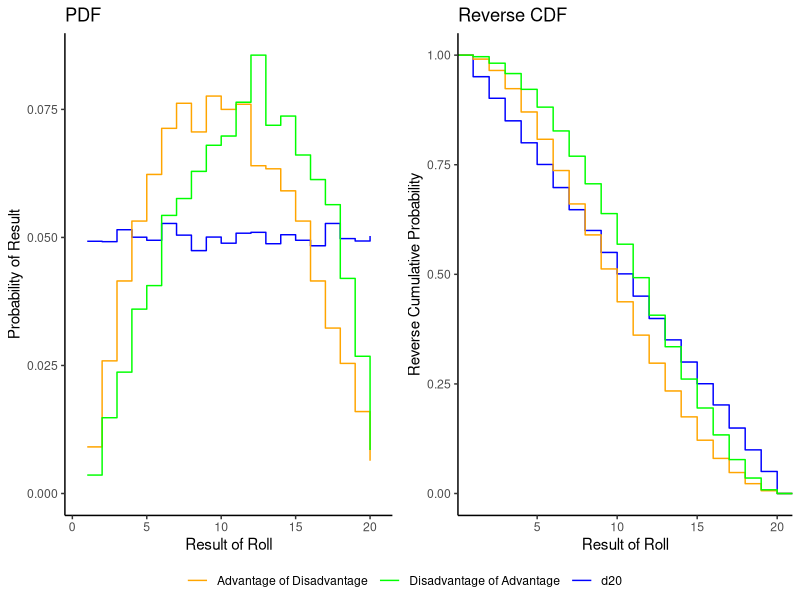

The R source for this figure:
# contributor: mariekekjones

library(tidyverse)
library(ggpubr)

N = 10000 # number of die rolls (aka precision and runtime)
d = 20 # number of sides on the die

rollsREG <- NULL
rollsAOD <- NULL
rollsDOA <- NULL

for(i in 1:N){
        roll4 <- sample.int(n = 20, size = 4, replace = TRUE)
        rollsREG <- append(rollsREG, roll4)
        rollsAOD <- append(rollsAOD, max(min(roll4[1], roll4[2]), min(roll4[3], roll4[4])))
        rollsDOA <- append(rollsDOA, min(max(roll4[1], roll4[2]), max(roll4[3], roll4[4])))
}

print(c('last rolls', roll4))
print(c('regular expected roll', mean(rollsREG)))
print(c('advantage of disadvantage expected roll', mean(rollsAOD)))
print(c('disadvantage of advantage expected roll', mean(rollsDOA)))

rollsREG <- as.data.frame(rollsREG)
rollsAOD <- as.data.frame(rollsAOD)
rollsDOA <- as.data.frame(rollsDOA)

pdf <- ggplot() +
        stat_bin(data = rollsREG, 
                 aes(rollsREG, ..density..), 
                 geom="step", bins = 20, color = "blue") + 
        stat_bin(data = rollsAOD, 
                 aes(rollsAOD, ..density..), 
                 geom = "step", bins = 20, color = "orange") +
        stat_bin(data = rollsDOA, 
                 aes(rollsDOA, ..density..), 
                 geom = "step", bins = 20, color = "green") +
        theme_classic() + 
        labs(x = "Result of Roll", y = "Probability of Result", title = "PDF")


revcdf <- ggplot() +
        stat_ecdf(data = rollsREG, 
                  aes(x = rollsREG, y = 1- ..y.., color = "rollsREG")) +
        stat_ecdf(data = rollsAOD, 
                  aes(x = rollsAOD, y = 1- ..y.., color = "rollsAOD")) + 
        stat_ecdf(data = rollsDOA, 
                  aes(x = rollsDOA, y = 1- ..y.., color = "rollsDOA")) +
        theme_classic() + 
        labs(x = "Result of Roll", y = "Reverse Cumulative Probability", title = "Reverse CDF") +
        scale_color_manual(name = "", values = c( "rollsREG" = "blue", "rollsAOD" = "orange", "rollsDOA" = "green"),
                           labels = c("Advantage of Disadvantage", "Disadvantage of Advantage", "d20"))

# plot together
p <- ggarrange(pdf, revcdf, nrow=1, common.legend = TRUE, legend="bottom")

ggsave(filename = "extracredit.png", plot = p)

